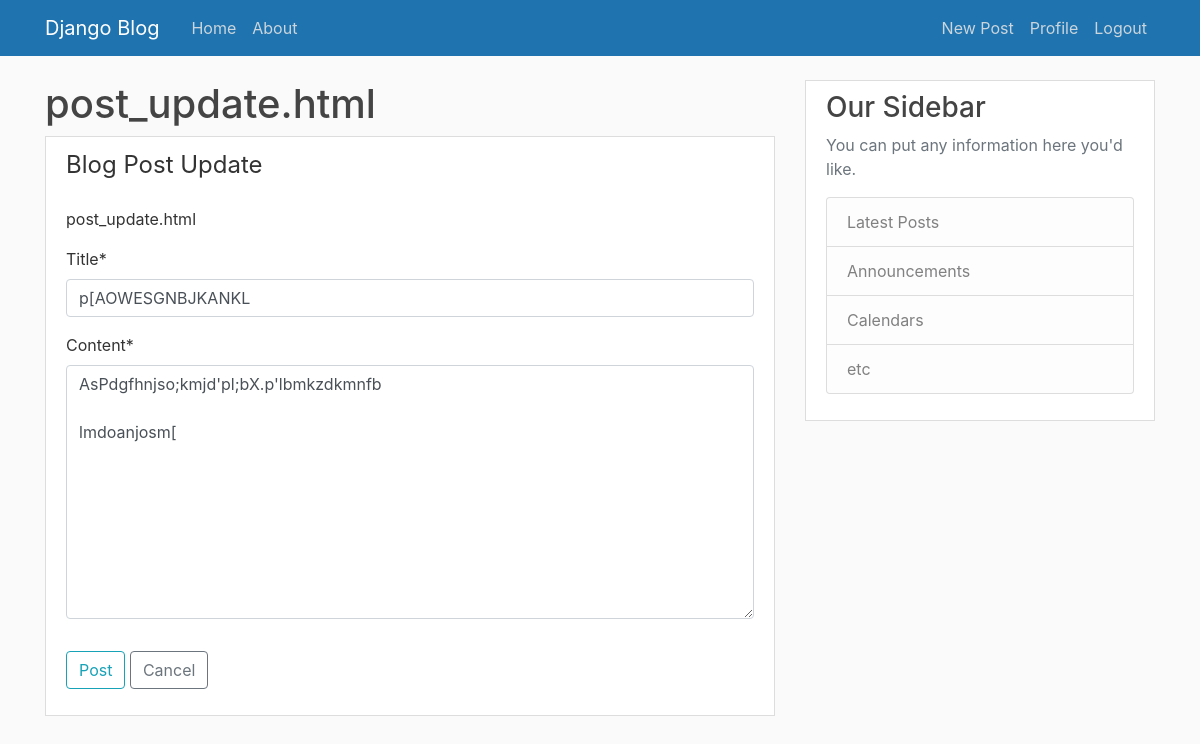
The page /post/31/update (signed in) on the database its author committed.
### blog/models.py (models this page shows, shortened)
class Post(models.Model):
    title = models.CharField(max_length=100)
    content = models.TextField()
    date_posted = models.DateTimeField(default=timezone.now)
    author = models.ForeignKey(User, on_delete=models.CASCADE)

### blog/views.py (the view, shortened to what this page needs)
# urls.py: path('post/<int:pk>/update', PostUpdateView.as_view(), name='post-update'),
class PostUpdateView(LoginRequiredMixin, UserPassesTestMixin, UpdateView):
	model = Post
	fields = ['title', 'content']
	template_name = 'blog/post_update.html'
	def test_func(self):
		post = self.get_object()
		if self.request.user == post.author:
			return True
		return False

### blog/templates/blog/post_update.html (shortened to what this page needs)
{% extends "blog/base.html" %}
{% load crispy_forms_tags %}
{% block content %}
	<h1>post_update.html</h1>
    <div class="content-section">
        <form method="POST">
            <fieldset class="form-group">
                <legend class="bottom-bottom mb-4">Blog Post Update</legend>
                <p>post_update.html</p>
                {{ form|crispy }}
            </fieldset>
            <div class="form-group">
                <button class="btn btn-outline-info" type="submit">Post</button>
                <a href="{% url 'post-detail' object.id %}" class="btn btn-outline-secondary">Cancel</a>
            </div>
        </form>
    </div>
{% endblock content %}

### blog/static/blog/main.css (style rules this page uses)
body { background: #fafafa; color: #333333; margin-top: 5rem; }
h1, h2, h3, h4, h5, h6 { color: #444444; }
.content-section { background: #ffffff; padding: 10px 20px; border: 1px solid #dddddd; border-radius: 0px; margin-bottom: 20px; }

### rows shown on the page
Post: title "p[AOWESGNBJKANKL", content "AsPdgfhnjso;kmjd'pl;bX.p'lbmkzdkmnfb lmdoanjosm["
